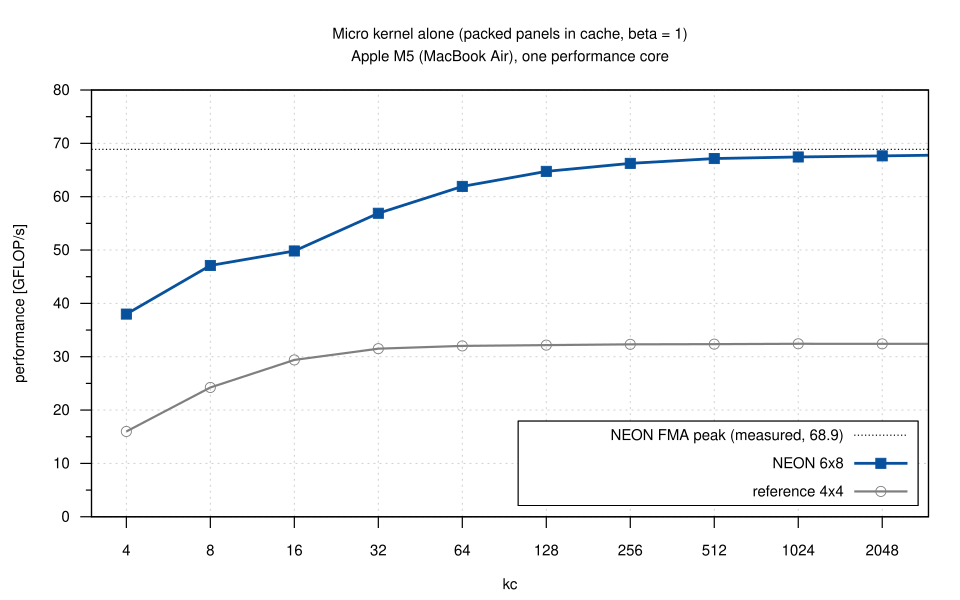

Write gnuplot code to recreate this figure.
load "_style.gp"
set output "ukernel.svg"
set title "Micro kernel alone (packed panels in cache, beta = 1)\nApple M5 (MacBook Air), one performance core"
set xlabel "kc"
set ylabel "performance [GFLOP/s]"
set logscale x 2
set xrange [3:3000]
set yrange [0:80]
set key inside right bottom
stats S."peak.csv" using (strcol("run") eq "B" ? column("gflops") : NaN) name "P" nooutput
plot P_median with lines ls 9 title sprintf("NEON FMA peak (measured, %.1f)", P_median), \
     S."ukernel.csv" using (strcol("variant") eq "neon" ? column("kc") : NaN):"gflops_median" with linespoints ls 4 title "NEON 6x8", \
     ""              using (strcol("variant") eq "ref"  ? column("kc") : NaN):"gflops_median" with linespoints ls 1 title "reference 4x4"
